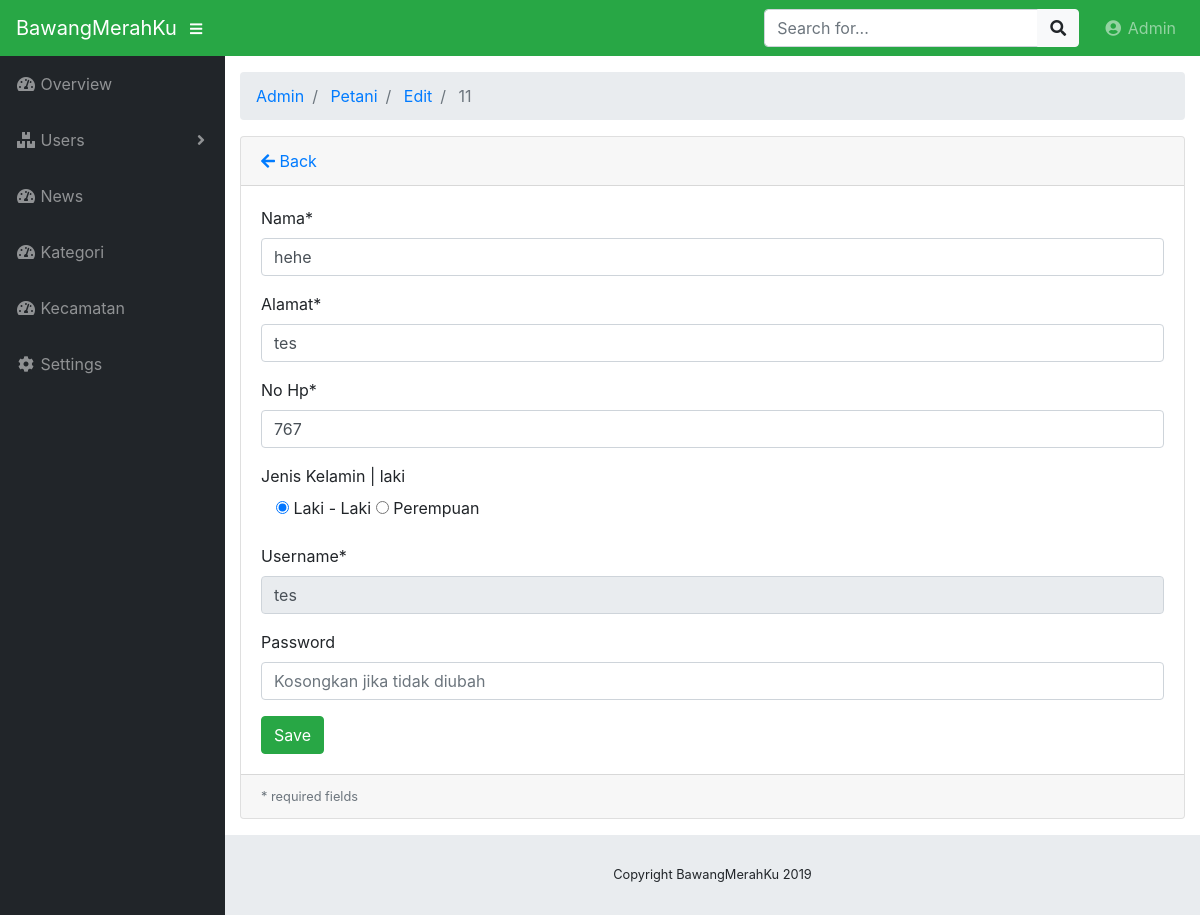
/index.php/admin/petani/edit/11, run on the app's committed database.
### tables this page shows
CREATE TABLE `petani` (
  `ptn_id` int(10) NOT NULL,
  `ptn_nama` varchar(25) NOT NULL,
  `ptn_alamat` text NOT NULL,
  `ptn_nohp` int(15) NOT NULL,
  `ptn_uname` varchar(15) NOT NULL,
  `ptn_password` varchar(32) NOT NULL,
  `ptn_gender` varchar(20) NOT NULL,
  `ptn_created` timestamp NOT NULL DEFAULT CURRENT_TIMESTAMP,
  `ptn_status` varchar(14) NOT NULL
);

### application/controllers/admin/Petani.php (called while the page is built, shortened)
<?php
class Petani extends CI_Controller
{
    public function __construct()
    {
        $this->load->model("product_model");
        $this->load->library('form_validation');
    }
    public function edit($id = null)
    {
        $product = $this->product_model;
        $searchid = array(
            'ptn_id'        => $id
        );
        $data["product"] = $product->getById("petani",$searchid);
        $this->load->view("admin/petani/editpetani", $data);
    }
}

### index.php (called while the page is built, shortened)
<?php
require_once BASEPATH.'core/CodeIgniter.php';

### application/models/Product_model.php (called while the page is built, shortened)
<?php defined('BASEPATH') OR exit('No direct script access allowed');
class Product_model extends CI_Model
{
    public function getById($table, $id)
    {
        return $this->db->get_where($table, $id)->row();
    }
}

### application/views/admin/petani/editpetani.php (the view, shortened to what this page needs)
<!DOCTYPE html>
<html lang="en">
<head>
</head>
<body id="page-top">
	<div id="wrapper">
		<div id="content-wrapper">
			<div class="container-fluid">
				<div class="card mb-3">
					<div class="card-header">
						<a href="<?php echo site_url('admin/petani/') ?>"><i class="fas fa-arrow-left"></i>
							Back</a>
					</div>
					<div class="card-body">
						<form action="<?php base_url(" admin/petani/edit") ?>" method="post"
							enctype="multipart/form-data" >
							<div class="form-group">
								<label for="name">Nama*</label>
								<input class="form-control <?php echo form_error('name') ? 'is-invalid':'' ?>"
								 type="text" name="name" placeholder="Nama Petani" value="<?php echo $product->ptn_nama ?>"/>
							</div>
							<div class="form-group">
								<label for="name">Alamat*</label>
								<input class="form-control <?php echo form_error('alamat') ? 'is-invalid':'' ?>"
								 type="text" name="alamat" placeholder="Alamat Tempat Tinggal" value="<?php echo $product->ptn_alamat ?>"/>
							</div>
							<div class="form-group">
								<label for="name">No Hp*</label>
								<input class="form-control <?php echo form_error('nomor') ? 'is-invalid':'' ?>"
								 type="number" name="nomor" placeholder="Nomor Handphone" value="<?php echo $product->ptn_nohp ?>"/>
							</div>
							<div class="form-group">
								<label class="control-label">Jenis Kelamin | <?php echo $product->ptn_gender; ?></label>
								<div class="col-sm-12">
								<?php
								$lk = $product->ptn_gender == 'laki' ? 'checked' : '';
								$pr = $product->ptn_gender == 'perempuan' ? 'checked' : '';
								echo "
									<label class='radio-inline'> <input type='radio' name='gender' value ='laki' $lk> Laki - Laki </label>
									<label class='radio-inline'> <input type='radio' name='gender' value ='perempuan' $pr> Perempuan </label>"
								?>
								</div>
							</div>
							<div class="form-group">
								<label for="name">Username*</label>
								<input class="form-control <?php echo form_error('uname') ? 'is-invalid':'' ?>"
								 type="text" name="uname" placeholder="Username" value="<?php echo $product->ptn_uname ?>" readonly/>
							</div>
							<div class="form-group">
								<label for="name">Password</label>
								<input class="form-control <?php echo form_error('password') ? 'is-invalid':'' ?>"
								 type="password" name="password" placeholder="Kosongkan jika tidak diubah" value=""/>
							</div>
							<input class="btn btn-success" type="submit" name="btn" value="Save" />
						</form>
					</div>
					<div class="card-footer small text-muted">
						* required fields
					</div>
				</div>
			</div>
		</div>
</body>
</html>

### css/sb-admin.css (style rules this page uses)
html { position: relative; min-height: 100%; }
body { height: 100%; }
#wrapper { display: -webkit-box; display: -ms-flexbox; display: flex; }
#wrapper #content-wrapper { overflow-x: hidden; width: 100%; padding-top: 1rem; padding-bottom: 80px; }
:root { --input-padding-x: 0.75rem; --input-padding-y: 0.75rem; }

### data on the page
petani: name "hehe", alamat "tes", nomor "767", ptn_gender "laki", uname "tes"

### other printed values
SITE_NAME "BawangMerahKu"
$segment "Admin"
$segment "Petani"
$segment "Edit"
$segment "11"
Date('Y') "2019"
